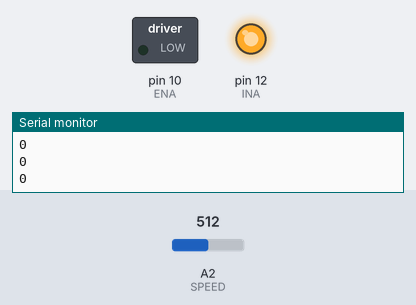
The sketch below on a simulated Arduino Uno, built with avr-gcc and run on an emulated ATmega328P. Shown: switched loads named in the sketch (green lamp = pin HIGH), output pins drawn as LEDs (lit = HIGH), the last lines printed to the serial monitor. The test bench sets the inputs (shaded band); at power-on: A2 (SPEED) = 512.

Above: at 1.2 s.
1.3 s: A2 (SPEED) set to 716
At 2.5 s:
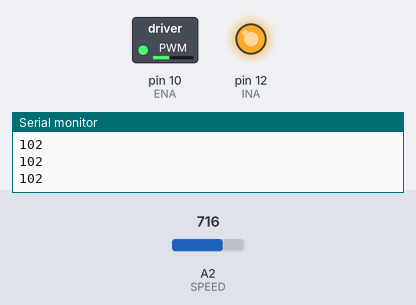
2.8 s: A2 (SPEED) set to 900
At 3.5 s:
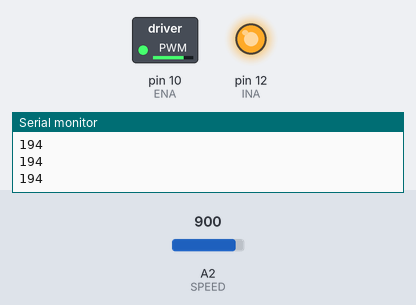
4.3 s: A2 (SPEED) set to 306
At 4.8 s:
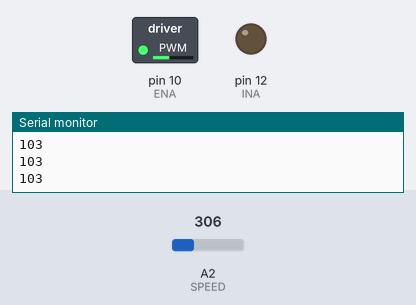
5.8 s: A2 (SPEED) set to 122
At 7.0 s:
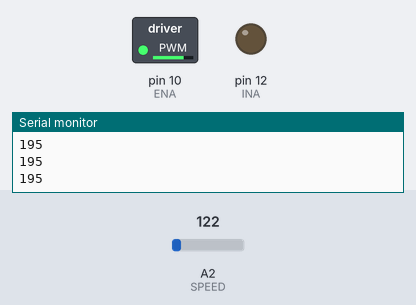
Timing chart, 0 to 8.3 s (numbered marks = the images above; inputs shaded):
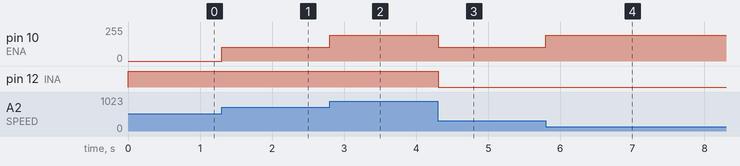

Measured:
- after the input at 1.3 s, pin 10 (ENA): 0/255 → 102/255 at once
- after the input at 2.8 s, pin 10 (ENA): 102/255 → 194/255 at once
- after the input at 4.3 s, pin 10 (ENA): 194/255 → 103/255 at once; pin 12 (INA): HIGH → LOW at once
- after the input at 5.8 s, pin 10 (ENA): 103/255 → 195/255 at once

The sketch:

keyes1.ino
```cpp
/*
*  L298P Motor Shield
*/

// The following pin designations are fixed by the shield

//  Motor A
int const ENA = 10;
int const INA = 12;

//  Throttle
int const SPEED = A2;

void setup()
{
    pinMode(ENA, OUTPUT);   // set all the motor control pins to outputs
    pinMode(INA, OUTPUT);
    Serial.begin(9600);
}

void loop()
{

    int speed = analogRead(SPEED);
    speed = (speed - 512) / 2;
    int direction = speed < 0 ? 0 : 1;
    if( speed < 0 )
      speed = -speed;
    if( speed == 256 )
      speed = 255;
    // forward
    digitalWrite(INA, direction);
    analogWrite(ENA, speed);
    Serial.println(speed);
}
```
